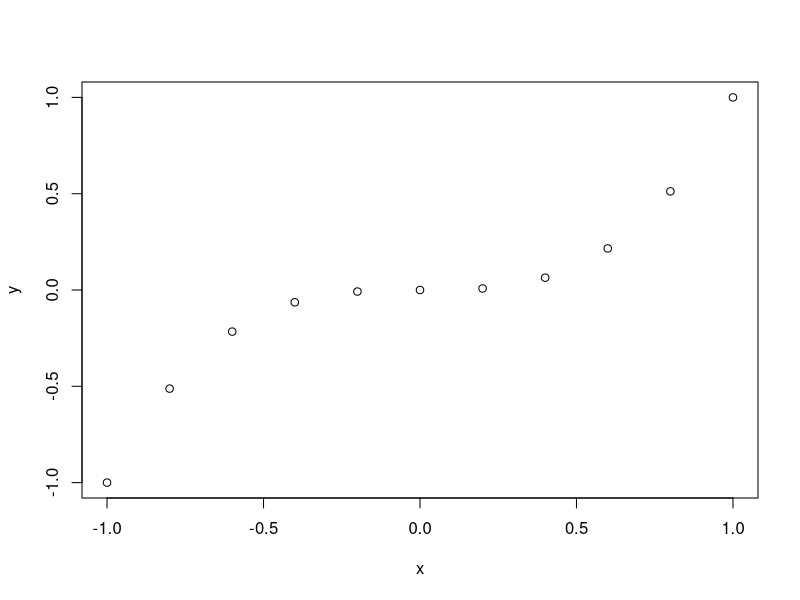
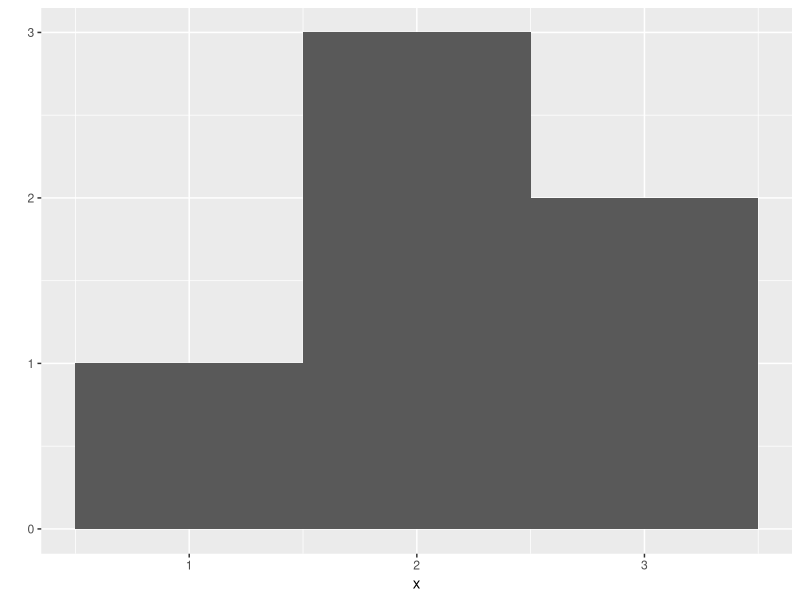
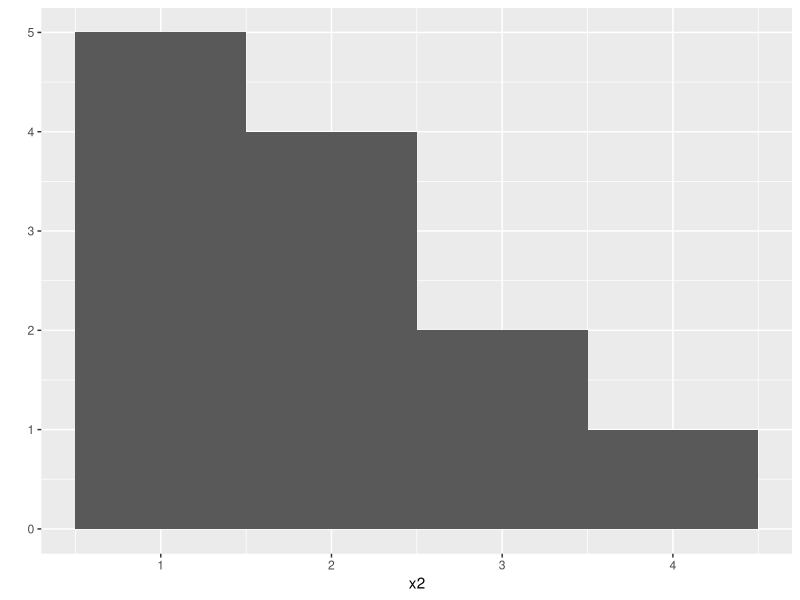
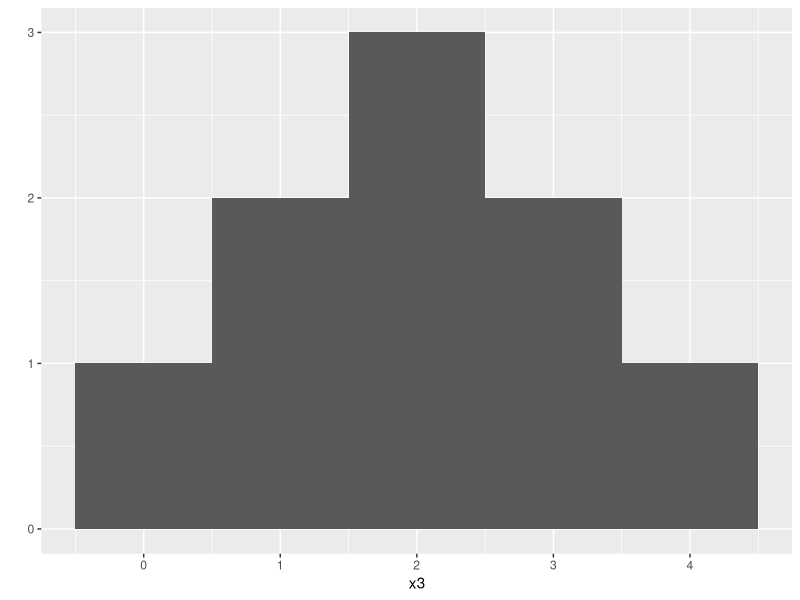
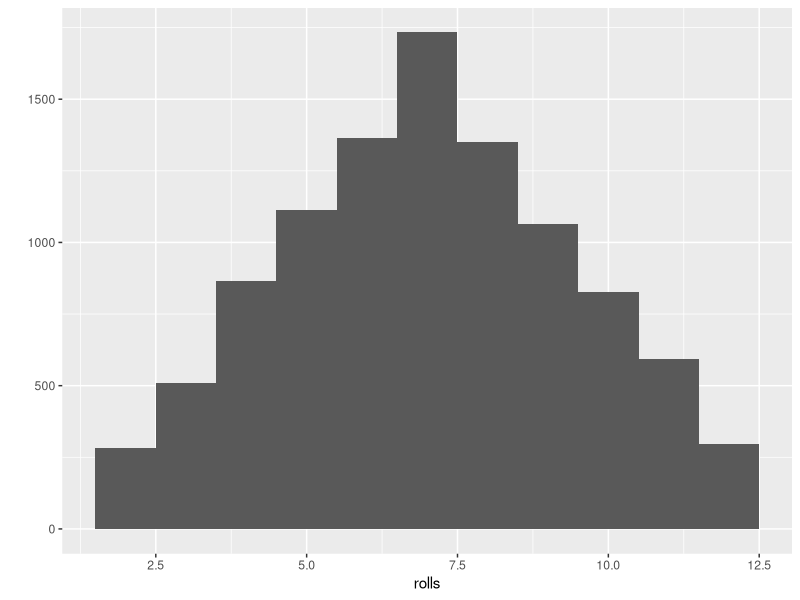
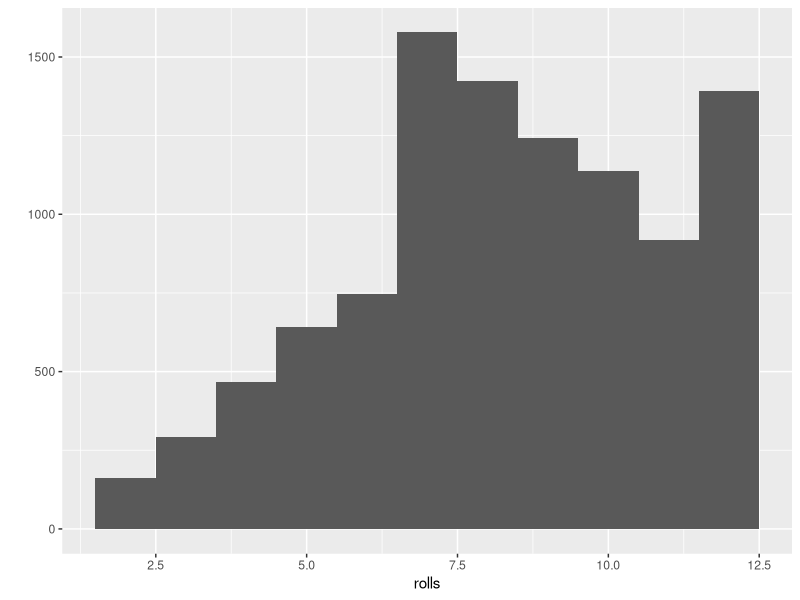

The R script that drew these images, in order:
install.packages("ggplot2")

library("ggplot2")

qqplot

#Figure 2-1
x <- c(-1, -0.8, -0.6, -0.4, -0.2, 0, 0.2, 0.4, 0.6, 0.8, 1)
y <- x^3

qqplot(x, y)

## Figure 2-2
x <- c(1,2,2,2,3,3)
qplot(x, binwidth = 1)

x2 <- c(1, 1, 1, 1, 1, 2, 2, 2, 2, 3, 3, 4)
qplot(x2, binwidth = 1)

## Exercise
x3 <- c(0, 1, 1, 2, 2, 2, 3, 3, 4)
qplot(x3, binwidth = 1)

replicate(3, 1 + 1)
## Dice
roll <- function() {
  die <- 1:6
  dice <- sample(die, size = 2, replace = TRUE)
  sum(dice)
}

#replicate(10, roll())
rolls <- replicate(10000, roll())
qplot(rolls, binwidth = 1)

#Help Pages
?sqrt
?log10
?sample

??log # lookup

## Exercise 2
roll <- function() {
  die <- 1:6
  dice <- sample(die, size = 2, replace = TRUE, 
                 prob = c(1/8, 1/8, 1/8, 1/8, 1/8, 3/8))
  sum(dice)
}

rolls <- replicate(10000, roll())
qplot(rolls, binwidth = 1)

## Part 2 (Playing Cards)



